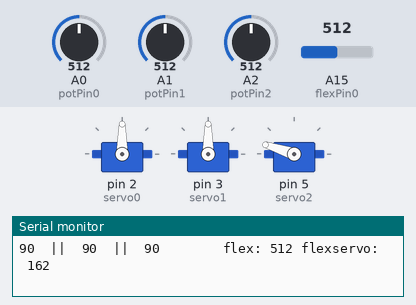
Bench run of a sketch on a simulated Arduino Mega 2560, built with avr-gcc and run on an emulated ATmega2560. Shown: 3 × servo, the last lines printed to the serial monitor. The test bench sets the inputs (shaded band); at power-on: A0 (potPin0) = 512, A15 (flexPin0) = 512, A1 (potPin1) = 512, A2 (potPin2) = 512.

Above: at 1.2 s.
1.3 s: A0 (potPin0) set to 478
At 2.5 s:
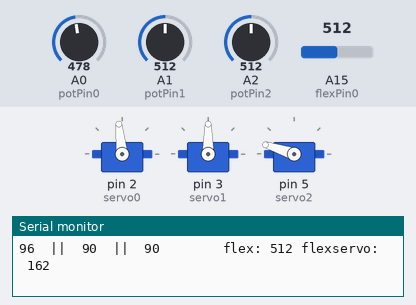
2.8 s: A0 (potPin0) set to 444
At 3.4 s:
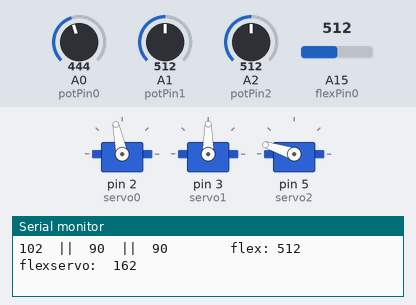
4.3 s: A15 (flexPin0) set to 306
At 5.1 s:
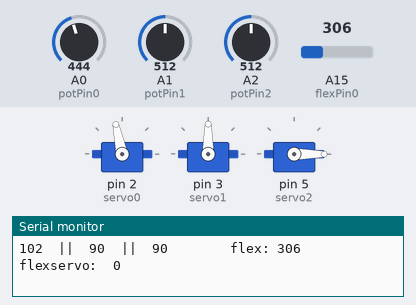
5.8 s: A1 (potPin1) set to 954
At 6.8 s:
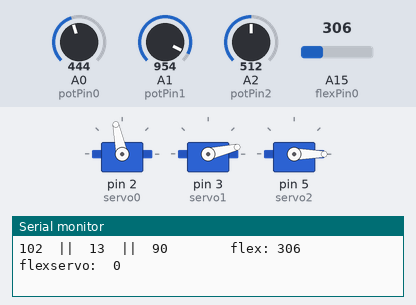
7.3 s: A1 (potPin1) set to 980
At 8.4 s:
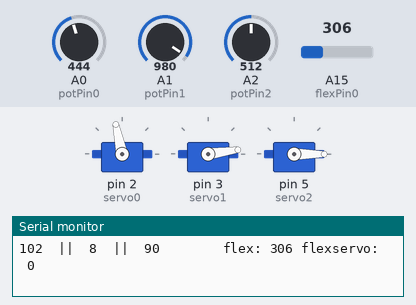
10.3 s: A0 (potPin0) set to 716
At 10.8 s:
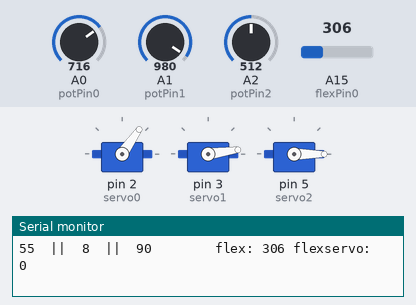
Timing chart, 0 to 12.8 s (numbered marks = the images above; inputs shaded):
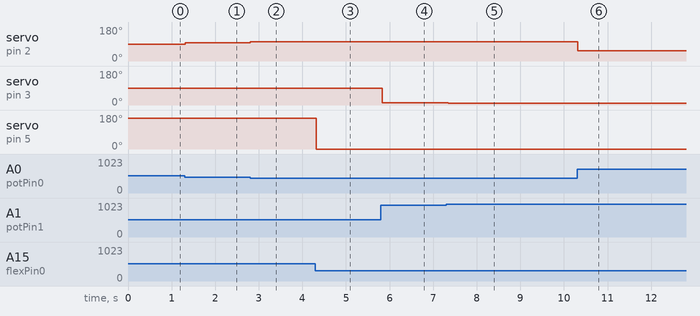

The sketch:

arm0.ino
```cpp
#include <Arduino.h>
#include <Servo.h>

const int potPin0 = 0;
const int potPin1 = 1;
const int potPin2 = 2;
const int flexPin0 = 15;
Servo servo0, servo1, servo2;
int potRead0, potRead1, potRead2;
int potForServo0, potForServo1, potForServo2;
int flexPosition0;
int flexForServo0;

void setup() {
  Serial.begin(9600);
  pinMode(potPin0, INPUT);
  pinMode(potPin1, INPUT);
  pinMode(potPin2, INPUT);
  pinMode(flexPin0, INPUT);
  servo0.attach(2);
  servo1.attach(3);
  servo2.attach(5);

}

void loop()
{
  flexRead();
  potsToServos();
  printitall();

}

/////////////////////////////////////////////////////////////////////////
///////////////////////////////functions/////////////////////////////////
/////////////////////////////////////////////////////////////////////////

  void flexRead()
  {
    flexPosition0 = analogRead(flexPin0);
    flexForServo0 = map(flexPosition0, 350, 530, 0, 180); //-> arbitrary
    flexForServo0 = constrain(flexForServo0, 0, 180);
  }

  void potsToServos()
  {
    potRead0 = analogRead(potPin0);
    potRead1 = analogRead(potPin1);
    potRead2 = analogRead(potPin2);
    potForServo0 = map(potRead0, 0, 1023, 180, 0); //680 for 3.3 v
    potForServo1 = map(potRead1, 0, 1023, 180, 0);
    potForServo2 = map(potRead2, 0, 1023, 180, 0);
    servo0.write(potForServo0);
    servo1.write(potForServo1);
    servo2.write(flexForServo0); //can use pot positions (potForServo#)

  }

  void printitall()
  {

    Serial.print(potForServo0);
    Serial.write("  ||  ");
    Serial.print(potForServo1);
    Serial.write("  ||  ");
    Serial.print(potForServo2);

    Serial.write("        flex: ");
    Serial.print(flexPosition0);
    Serial.write(" flexservo:  ");
    Serial.println(flexForServo0);
  }
```

Measured:
- after the input at 1.3 s, servo on pin 2 (servo0): 90° → 96° at once
- after the input at 2.8 s, servo on pin 2 (servo0): 96° → 102° at once
- after the input at 4.3 s, servo on pin 5 (servo2): 162° → 0° at once
- after the input at 5.8 s, servo on pin 3 (servo1): 90° → 13° at once
- after the input at 7.3 s, servo on pin 3 (servo1): 13° → 8° after 0.05 s
- after the input at 10.3 s, servo on pin 2 (servo0): 102° → 55° at once
